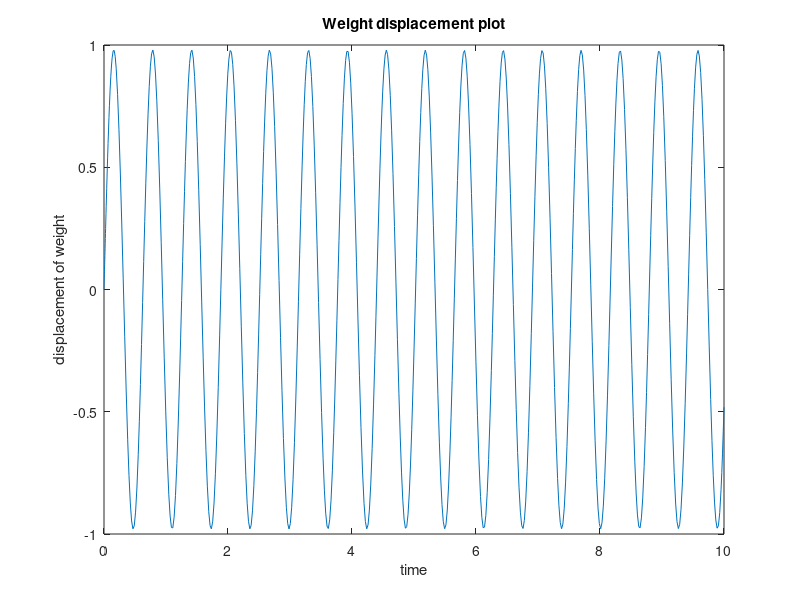

Write the MATLAB code that produced this figure.
trange = [0 10];
sd = @(t,x) [x(2); -100*x(1) + 9.8];
[t, W] = ode45(sd, trange, [0; 0]);
plot(t, W(:, 2))
ylabel('displacement of weight')
xlabel('time')
title('Weight displacement plot')
